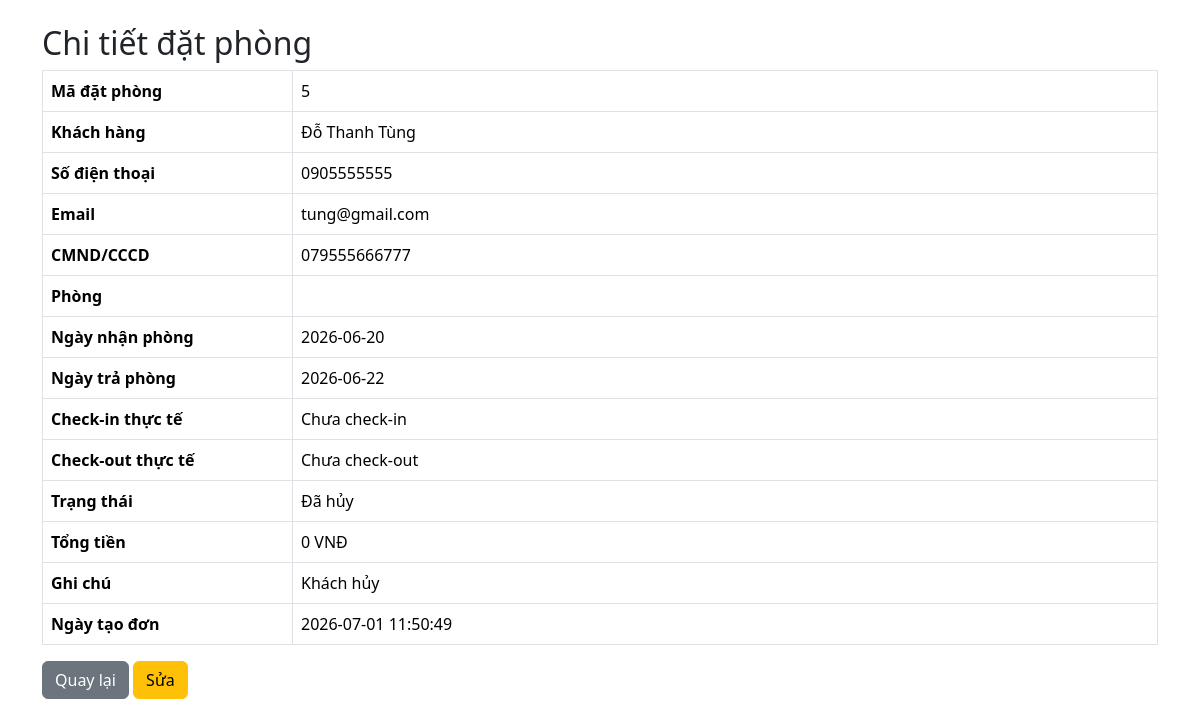
/modules/bookings/detail.php?id=5 (signed in), run on the app's committed database.
### tables this page shows
CREATE TABLE bookings (
    booking_id INT AUTO_INCREMENT PRIMARY KEY,
    customer_id INT NOT NULL,

    booking_date DATETIME DEFAULT CURRENT_TIMESTAMP,
    check_in_date DATE NOT NULL,
    check_out_date DATE NOT NULL,

    actual_check_in DATETIME NULL,
    actual_check_out DATETIME NULL,

    status ENUM(
        'Đã đặt',
        'Đang thuê',
        'Đã trả phòng',
        'Đã hủy'
    ) DEFAULT 'Đã đặt',

    total_amount INT DEFAULT 0, note TEXT,

    FOREIGN KEY (customer_id)
    REFERENCES customers(customer_id)
);

CREATE TABLE customers (
    customer_id INT AUTO_INCREMENT PRIMARY KEY,
    full_name VARCHAR(100) NOT NULL,
    gender ENUM('Nam', 'Nữ', 'Khác'),
    phone VARCHAR(15),
    email VARCHAR(100),
    id_card VARCHAR(20),
    address TEXT,
    created_at DATETIME DEFAULT CURRENT_TIMESTAMP
);

### modules/bookings/detail.php (the view, shortened to what this page needs)
<?php
include '../../config/database.php';
$id = $_GET['id'];
$sql = "
    SELECT
        b.*,
        c.full_name,
        c.phone,
        c.email,
        c.id_card,
        GROUP_CONCAT(r.room_number SEPARATOR ', ') AS rooms
    FROM bookings b
    JOIN customers c
        ON b.customer_id = c.customer_id
    LEFT JOIN booking_details bd
        ON b.booking_id = bd.booking_id
    LEFT JOIN rooms r
        ON bd.room_id = r.room_id
    WHERE b.booking_id = '$id'
    GROUP BY b.booking_id
";
$result = mysqli_query($conn, $sql);
$row = mysqli_fetch_assoc($result);
?>
<!DOCTYPE html>
<html>
<head>
    <link rel="stylesheet"
    href="https://cdn.jsdelivr.net/npm/bootstrap@5.3.3/dist/css/bootstrap.min.css">
</head>
<body>
<div class="container mt-4">
    <h2>Chi tiết đặt phòng</h2>
    <table class="table table-bordered">
        <tr>
            <th width="250">Mã đặt phòng</th>
            <td><?= $row['booking_id']; ?></td>
        </tr>
        <tr>
            <th>Khách hàng</th>
            <td><?= $row['full_name']; ?></td>
        </tr>
        <tr>
            <th>Số điện thoại</th>
            <td><?= $row['phone']; ?></td>
        </tr>
        <tr>
            <th>Email</th>
            <td><?= $row['email']; ?></td>
        </tr>
        <tr>
            <th>CMND/CCCD</th>
            <td><?= $row['id_card']; ?></td>
        </tr>
        <tr>
            <th>Phòng</th>
            <td><?= $row['rooms']; ?></td>
        </tr>
        <tr>
            <th>Ngày nhận phòng</th>
            <td><?= $row['check_in_date']; ?></td>
        </tr>
        <tr>
            <th>Ngày trả phòng</th>
            <td><?= $row['check_out_date']; ?></td>
        </tr>
        <tr>
            <th>Check-in thực tế</th>
            <td>
                <?= $row['actual_check_in']
                    ? $row['actual_check_in']
                    : 'Chưa check-in'; ?>
            </td>
        </tr>
        <tr>
            <th>Check-out thực tế</th>
            <td>
                <?= $row['actual_check_out']
                    ? $row['actual_check_out']
                    : 'Chưa check-out'; ?>
            </td>
        </tr>
        <tr>
            <th>Trạng thái</th>
            <td><?= $row['status']; ?></td>
        </tr>
        <tr>
            <th>Tổng tiền</th>
            <td>
                <?= number_format($row['total_amount']); ?>
                VNĐ
            </td>
        </tr>
        <tr>
            <th>Ghi chú</th>
            <td>
                <?= $row['note'] ? $row['note'] : 'Không có'; ?>
            </td>
        </tr>
        <tr>
            <th>Ngày tạo đơn</th>
            <td><?= $row['booking_date']; ?></td>
        </tr>
    </table>
    <a href="index.php"
       class="btn btn-secondary">
        Quay lại
    </a>
    <a href="edit.php?id=<?= $row['booking_id']; ?>"
       class="btn btn-warning">
        Sửa
    </a>
</div>
</body>
</html>

### data on the page
bookings: booking_id "5", customer.full_name "Đỗ Thanh Tùng", customer.phone "0905555555", customer.email "tung@gmail.com", customer.id_card "079555666777", check_in_date "2026-06-20", check_out_date "2026-06-22", status "Đã hủy", total_amount "0", note "Khách hủy", booking_date "2026-07-01 11:50:49"
